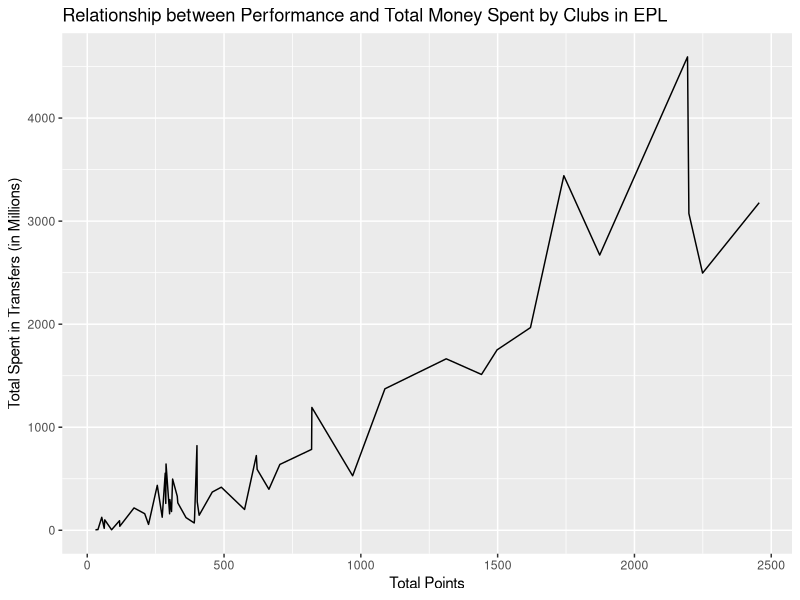

Here is the R script that generated this plot:
## ---- chunk 1
library(tidyverse)

club <- c(
  "Man United", "Arsenal", "Liverpool", "Chelsea", "Tottenham", "Man City", "Everton", "Newcastle United", "Aston Villa", "West Ham", "Southampton", "Blackburn", "Leicester City", "Leeds United", "Fulham", "Middlesbrough", "Crystal Palace", "Sunderland", "Bolton", "West Brom", "Stoke City", "Coventry City", "Norwich City", "Wolverhampton", "Sheffield Wednesday", "Wimbledon", "Charlton Athletic", "Wigan Athletic", "Burnley", "Swansea City", "QPR", "Portsmouth", "Birmingham City", "Brighton", "Nottingham Forrest", "Watford", "Derby County", "Bournemouth", "Ipswich Town", "Sheffield United", "Hull City", "Reading", "Brentford", "Oldham Athletic", "Cardiff City", "Bradford City", "Huddersfield Town", "Blackpool", "Barnsley", "Swindon Town")

games <- c(
  1200,1200,1200,1200,1200,1010,1200,1082,1086,1044,924,696,650,582,618,574,550,608,494,494,380,354,392,352,316,316,304,304,314,266,278,266,266,238,246,304,266,238,202,208,190,114,886,84,76,76,76,38,38,42)

wins <- c(
  731,652,635,632,528,509,429,406,379,350,280,262,218,223,180,165,159,153,149,117,116,99,99,104,101,99,93,85,84,82,81,79,73,71,71,73,68,68,57,53,41,32,31,22,17,14,12,10,10,5)

points <- c(
  2456,2249,2199,2194,1873,1742,1620,1498,1441,1312,1088,970,821,820,704,664,621,618,575,490,457,409,402,401,392,391,361,331,329,312,308,302,301,288,287,285,274,256,224,210,171,119,118,89,64,62,53,39,35,30)

sum_transfers <- c(
  3179,2496,3074,4594,2671,3441,1967,1751,1512,1664,1373,529,1192,785,639,398,591,725,202,418,371,146,277,821,101,71,123,266,330,497,182,298,160,643,261,554,127,436,57,161,217,39,93,5,101,19,126,6,7,2)

epldata <- data.frame(
  club = club, 
  games = games, 
  wins = wins, 
  points = points, 
  sum_transfers = sum_transfers)
## ---- chunk 2
knitr::kable(epldata,
             col.names = c("Club", "Total Games Played", "Total Wins", "Total Points", "Total Spent in Tranfers (in Millions)"))
## ---- chunk 3
epldata_plot <- epldata |>
  ggplot(mapping = aes(x = points, y = sum_transfers)) +
  labs(
    x = "Total Points",
    y = "Total Spent in Transfers (in Millions)",
    title = "Relationship between Performance and Total Money Spent by Clubs in EPL") +
  geom_line()
epldata_plot
